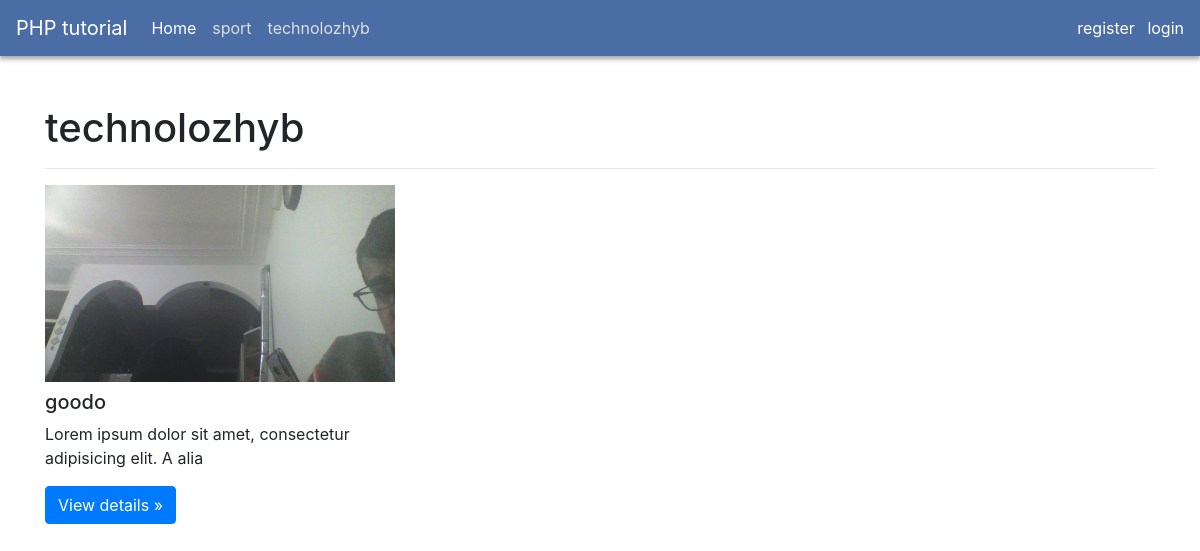
Page /category.php?category_id=2 on the committed database.
### tables this page shows
CREATE TABLE `categories` (
  `id` int(11) NOT NULL,
  `name` varchar(191) NOT NULL,
  `status` tinyint(4) NOT NULL DEFAULT '1',
  `updated_at` datetime DEFAULT NULL,
  `created_at` datetime NOT NULL
);

CREATE TABLE `posts` (
  `id` int(11) NOT NULL,
  `title` varchar(255) NOT NULL,
  `body` text NOT NULL,
  `category_id` int(11) NOT NULL,
  `image` varchar(191) DEFAULT NULL,
  `status` tinyint(4) NOT NULL DEFAULT '1',
  `updated_at` datetime DEFAULT NULL,
  `created_at` datetime NOT NULL
);

### functions/helpers.php (called while the page is built, shortened)
<?php
function url($url){
    return  trim(BASE_URL , '/ ') . '/' . trim($url , '/ ');
}
function asset($file){
    return  trim(BASE_URL , '/ ') . '/' . trim($file , '/ ');
}

### category.php (the view, shortened to what this page needs)
<?php require_once 'functions/helpers.php' ?>
<?php require_once 'functions/pdo_connection.php';
if ((isset($_GET['category_id']) && !empty($_GET['category_id']))) {
    global $pdo;
    $query = "select posts.* , categories.name as category_name  from posts join categories on
    posts.category_id = categories.id where posts.status = 1 and posts.category_id  = ?";
    $stmt = $pdo->prepare($query);
    $stmt->execute([$_GET['category_id']]);
    $posts = $stmt->fetchAll();
    $notFound = false;
} else {
    $notFound = true;
}
?>
<!DOCTYPE html>
<html lang="en">
<head>
    <?php require_once 'layouts/header.php' ?>
</head>
<body>
<section id="app">
    <?php require_once "layouts/top-nav.php" ?>
    <section class="container my-5">
        <?php
        if ($notFound == false) {
            foreach ($posts as $post) { ?>
                <section class="row">
                    <section class="col-12">
                        <h1><?= $post->category_name ?></h1>
                        <hr>
                    </section>
                </section>
                <section class="row">
                    <section class="col-md-4">
                        <section class="mb-2 overflow-hidden" style="max-height: 15rem;">
                            <img class="img-fluid" src="<?= asset($post->image) ?>" alt="">
                        </section>
                        <h2 class="h5 text-truncate"><?= $post->title ?></h2>
                        <p><?= substr($post->body , 0 ,80) ?></p>
                        <p><a class="btn btn-primary" href="<?= url('show-post.php?post_id' .$post->id) ?>" role="button">View details »</a></p>
                    </section>
                </section>
            <?php }} ?>
    </section>
</section>
</body>
</html>

### layouts/top-nav.php (shortened to what this page needs)
<link rel="stylesheet" href="../assets/css/bootstrap.min.css" media="all" type="text/css">
<link rel="stylesheet" href="../assets/css/style.css" media="all " type="text/css ">
<nav class="navbar navbar-expand-lg navbar-dark bg-blue ">
    <a class="navbar-brand " href="<?= url('panel') ?>">PHP tutorial</a>
    <div class="collapse navbar-collapse " id="navbarSupportedContent ">
        <ul class="navbar-nav mr-auto ">
            <li class="nav-item active ">
                <a class="nav-link " href="<?= url('index.php') ?>">Home <span class="sr-only ">(current)</span></a>
            </li>
            <?php global $pdo;
            $query = "select * from categories";
            $stmt = $pdo->prepare($query);
            $stmt->execute();
            $categories = $stmt->fetchAll();
            ?>
            <?php foreach ($categories as $category) : ?>
            <li class="nav-item ">
                <a class="nav-link " href="<?= url('category.php?category_id=' . $category->id) ?>"><?= $category->name ?></a>
            </li>
            <?php endforeach; ?>
        </ul>
    </div>
    <section class="d-inline ">
        <?php if (!isset($_SESSION['user'])) {  ?>
            <a class="text-decoration-none text-white px-2 " href="<?= url('auth/register.php') ?>">register</a>
            <a class="text-decoration-none text-white " href="<?= url('auth/login.php') ?>">login</a>
        <?php }else{ ?>
            <a class="text-decoration-none text-white px-2 " href="<?= url('auth/logout.php') ?>">logout</a>
        <?php }  ?>
    </section>
</nav>

### assets/css/style.css (style rules this page uses)
.bg-blue { background-color: rgb(74,109,165); box-shadow: 0px 3px 4px #aaaaaa, 0px 4px 8px #ededed; }
.nav-link { color: #dedede!important; }
.active > .nav-link { color: #ffffff!important; }

### rows in the picture
categories: name "sport"
categories: name "technolozhyb"
posts: category.name "technolozhyb", image (picture), title "goodo", body "Lorem ipsum dolor sit amet, consectetur adipisicing elit. A alia"
